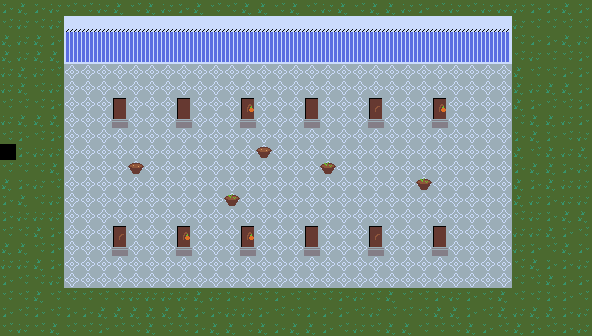

A level layout from a 2D game, rendered from its tile map. Below: a short description, then the map file with its tile-grid data intact:
An orthogonal 37x21 tile map with 16x16 px tiles, 2 tile layers (1, Transp) and 4 objects (4x mob_spawn).

<map version="1.9" tiledversion="1.9.0" orientation="orthogonal" renderorder="right-down" width="37" height="21" tilewidth="16" tileheight="16" infinite="0" nextlayerid="4" nextobjectid="11">
 <editorsettings>
  <export target="map.json" format="json" />
 </editorsettings>
 <tileset firstgid="1" source="tilesheet.tsx" />
 <layer id="1" name="1" width="37" height="21">
  <data encoding="csv">
26,18,26,25,17,17,25,18,17,18,25,26,18,17,17,18,18,17,18,17,25,18,17,18,18,25,26,17,25,17,25,25,25,26,26,18,26,
17,25,17,25,26,26,26,17,25,25,18,25,18,17,18,26,25,25,18,26,17,18,18,26,17,25,26,17,25,18,17,25,25,17,17,17,17,
18,25,18,26,14,15,15,15,15,15,15,15,15,15,15,15,15,15,15,15,15,15,15,15,15,15,15,15,15,15,15,16,17,26,26,18,25,
18,25,18,18,22,23,23,23,23,23,23,23,23,23,23,23,23,23,23,23,23,23,23,23,23,23,23,23,23,23,23,24,17,25,17,17,26,
25,18,25,17,3,3,3,3,3,3,3,3,3,3,3,3,3,3,3,3,3,3,3,3,3,3,3,3,3,3,3,3,18,17,17,26,26,
25,18,17,25,3,3,3,3,3,3,3,3,3,3,3,3,3,3,3,3,3,3,3,3,3,3,3,3,3,3,3,3,18,25,18,18,26,
17,17,17,26,3,3,3,5,3,3,3,5,3,3,3,5,3,3,3,5,3,3,3,5,3,3,3,5,3,3,3,3,18,26,17,17,26,
25,18,18,18,3,3,3,13,3,3,3,13,3,3,3,13,3,3,3,13,3,3,3,13,3,3,3,13,3,3,3,3,17,18,18,25,26,
17,26,17,26,3,3,3,3,3,3,3,3,3,3,3,3,3,3,3,3,3,3,3,3,3,3,3,3,3,3,3,3,26,18,26,17,25,
49,26,25,25,3,3,3,3,3,3,3,3,3,3,3,3,3,3,3,3,3,3,3,3,3,3,3,3,3,3,3,3,18,17,18,25,18,
17,17,17,18,3,3,3,3,3,3,3,3,3,3,3,3,3,3,3,3,3,3,3,3,3,3,3,3,3,3,3,3,26,18,18,26,25,
18,26,25,17,3,3,3,3,3,3,3,3,3,3,3,3,3,3,3,3,3,3,3,3,3,3,3,3,3,3,3,3,18,26,18,25,25,
26,18,17,25,3,3,3,3,3,3,3,3,3,3,3,3,3,3,3,3,3,3,3,3,3,3,3,3,3,3,3,3,18,25,26,25,25,
26,25,25,25,3,3,3,3,3,3,3,3,3,3,3,3,3,3,3,3,3,3,3,3,3,3,3,3,3,3,3,3,17,25,26,18,18,
17,17,18,26,3,3,3,5,3,3,3,5,3,3,3,5,3,3,3,5,3,3,3,5,3,3,3,5,3,3,3,3,25,25,18,26,17,
18,18,17,26,3,3,3,13,3,3,3,13,3,3,3,13,3,3,3,13,3,3,3,13,3,3,3,13,3,3,3,3,25,26,17,18,26,
25,25,18,26,3,3,3,3,3,3,3,3,3,3,3,3,3,3,3,3,3,3,3,3,3,3,3,3,3,3,3,3,17,18,26,26,25,
26,17,17,25,3,3,3,3,3,3,3,3,3,3,3,3,3,3,3,3,3,3,3,3,3,3,3,3,3,3,3,3,17,17,18,26,26,
17,17,18,17,17,17,17,17,25,25,25,25,18,25,26,25,17,26,17,17,17,26,25,17,18,17,17,26,25,26,17,18,17,17,26,26,17,
26,17,26,17,26,26,18,18,18,18,18,18,26,26,25,25,26,17,17,26,26,26,17,25,17,17,17,18,18,26,17,18,25,18,18,26,25,
17,25,17,18,17,17,26,17,17,18,17,17,26,18,18,17,18,26,18,18,26,17,25,17,18,18,17,17,17,18,26,17,18,26,17,26,25
</data>
 </layer>
 <layer id="2" name="Transp" width="37" height="21">
  <data encoding="csv">
48,0,0,0,0,0,0,0,0,0,0,0,0,0,0,0,0,0,0,0,0,0,0,0,0,0,0,0,0,0,0,0,0,0,0,0,0,
48,48,0,0,6,7,7,7,7,7,7,7,7,7,7,7,7,7,7,7,7,7,7,7,7,7,7,7,7,7,7,8,0,0,0,0,0,
0,0,0,0,0,0,0,0,0,0,0,0,0,0,0,0,0,0,0,0,0,0,0,0,0,0,0,0,0,0,0,0,0,0,0,0,0,
0,0,0,0,0,0,0,0,0,0,0,0,0,0,0,0,0,0,0,0,0,0,0,0,0,0,0,0,0,0,0,0,0,0,0,0,0,
0,0,0,0,0,0,0,0,0,0,0,0,0,0,0,0,0,0,0,0,0,0,0,0,0,0,0,0,0,0,0,0,0,0,0,0,0,
0,0,0,0,0,0,0,0,0,0,0,0,0,0,0,0,0,0,0,0,0,0,0,0,0,0,0,0,0,0,0,0,0,0,0,0,0,
0,0,0,0,0,0,0,0,0,0,0,0,0,0,0,4,0,0,0,0,0,0,0,12,0,0,0,4,0,0,0,0,0,0,0,0,0,
0,0,0,0,0,0,0,0,0,0,0,0,0,0,0,0,0,0,0,0,0,0,0,0,0,0,0,0,0,0,0,0,0,0,0,0,0,
33,0,0,0,0,0,0,0,0,0,0,0,0,0,0,0,0,0,0,0,0,0,0,0,0,0,0,0,0,0,0,0,0,0,0,0,0,
0,0,0,0,0,0,0,0,0,0,0,0,0,0,0,0,2,0,0,0,0,0,0,0,0,0,0,0,0,0,0,0,0,0,0,0,0,
33,0,0,0,0,0,0,0,2,0,0,0,0,0,0,0,0,0,0,0,10,0,0,0,0,0,0,0,0,0,0,0,0,0,0,0,0,
0,0,0,0,0,0,0,0,0,0,0,0,0,0,0,0,0,0,0,0,0,0,0,0,0,0,10,0,0,0,0,0,0,0,0,0,0,
0,0,0,0,0,0,0,0,0,0,0,0,0,0,10,0,0,0,0,0,0,0,0,0,0,0,0,0,0,0,0,0,0,0,0,0,0,
0,0,0,0,0,0,0,0,0,0,0,0,0,0,0,0,0,0,0,0,0,0,0,0,0,0,0,0,0,0,0,0,0,0,0,0,0,
0,0,0,0,0,0,0,12,0,0,0,4,0,0,0,4,0,0,0,0,0,0,0,12,0,0,0,0,0,0,0,0,0,0,0,0,0,
0,0,0,0,0,0,0,0,0,0,0,0,0,0,0,0,0,0,0,0,0,0,0,0,0,0,0,0,0,0,0,0,0,0,0,0,0,
0,0,0,0,0,0,0,0,0,0,0,0,0,0,0,0,0,0,0,0,0,0,0,0,0,0,0,0,0,0,0,0,0,0,0,0,0,
0,0,0,0,0,0,0,0,0,0,0,0,0,0,0,0,0,0,0,0,0,0,0,0,0,0,0,0,0,0,0,0,0,0,0,0,0,
0,0,0,0,0,0,0,0,0,0,0,0,0,0,0,0,0,0,0,0,0,0,0,0,0,0,0,0,0,0,0,0,0,0,0,0,0,
0,0,0,0,0,0,0,0,0,0,0,0,0,0,0,0,0,0,0,0,0,0,0,0,0,0,0,0,0,0,0,0,0,0,0,0,0,
0,0,0,0,0,0,0,0,0,0,0,0,0,0,0,0,0,0,0,0,0,0,0,0,0,0,0,0,0,0,0,0,0,0,0,0,0
</data>
 </layer>
 <objectgroup id="3" name="Objects">
  <object id="7" name="mob_spawn" x="240" y="96" width="16" height="16" />
  <object id="8" name="mob_spawn" x="432" y="96" width="16" height="16" />
  <object id="9" name="mob_spawn" x="240" y="224" width="16" height="16" />
  <object id="10" name="mob_spawn" x="176" y="224" width="16" height="16" />
 </objectgroup>
</map>